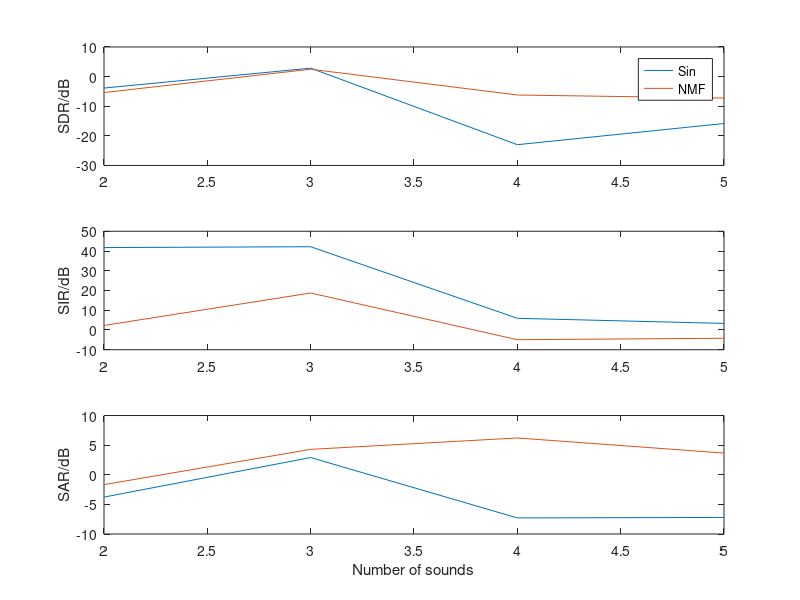

Write MATLAB code to recreate this figure.
k = [2, 3, 4, 5];
sinSDR = [-3.86812, 2.85519, -22.9901, -15.8334];
sinSIR = [41.738, 42.1597, 5.91709, 3.32598];
sinSAR = [-3.76851, 2.9057, -7.28391, -7.20458];

matSDR = [-5.37837, 2.49075, -6.21275, -7.23518];
matSIR = [2.29012, 18.7251, -4.9194, -4.18413];
matSAR = [-1.66888, 4.28889, 6.21312, 3.66141];

figure
subplot(3, 1, 1)
plot(k, sinSDR)
hold on
plot(k, matSDR)
ylim([-30, 10])
ylabel('SDR/dB')
legend('Sin', 'NMF')
%title('Separation performance against number of sounds')

subplot(3, 1, 2)
plot(k, sinSIR)
hold on
plot(k, matSIR)
ylabel('SIR/dB')

subplot(3, 1, 3)
plot(k, sinSAR)
hold on
plot(k, matSAR)
xlabel('Number of sounds')
ylabel('SAR/dB')